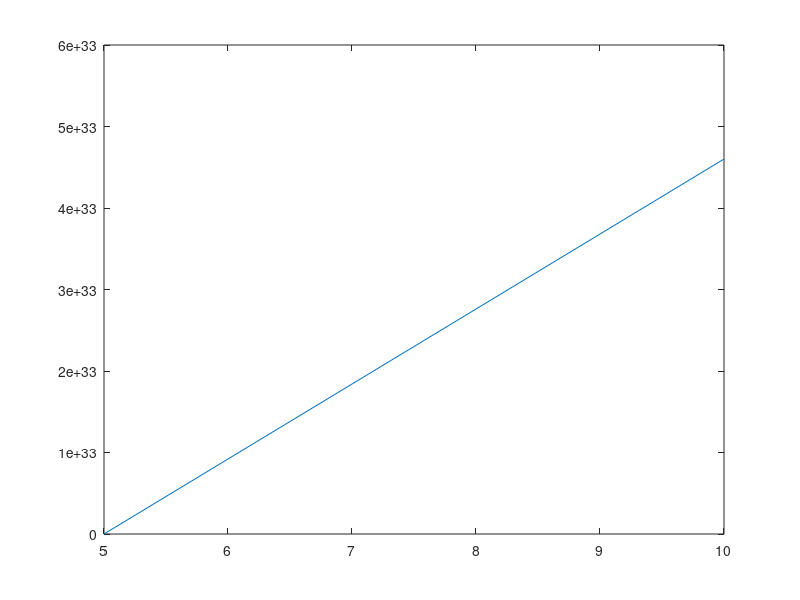

MATLAB code for this plot:
clear all
clc
f = @(x,y)2*x*y.^2;     % ecuacion diferencial

%f=@(x,y)(2*y/x)+(x.^2)*(e.^x); %Write your f(x,y) function, where dy/dx=f(x,y), x(x0)=y0.
x0=input('\n Enter initial value of x i.e. x0: '); %example x0=0
y0=input('\n Enter initial value of y i.e. y0: '); %example y0=0.5
xn=input('\n Enter the final value of x: ');% where we need to find the value of y example x=2
h=input('\n Enter the step length h: '); %example h=0.2


a=xn-x0;
l=a/h;
Yvect=zeros(1,l+1);
Xvect=zeros(1,l+1);
Yvect(1,1)=y0;
Xvect(1,1)=x0;

fprintf('\n x        y'); 
i=2;
while x0<=xn

    fprintf('\n%4.5f   %4.5f ',x0,y0);%values of x and y
    K1=h*f(x0,y0);
    K2=h*f(x0+0.5*h, y0+0.5*K1);
    K3=h*f(x0+0.5*h, y0+0.5*K2);
    K4=h*f(x0+h, y0+K3);
    y0=y0+(1/6)*(K1+2*K2+2*K3+K4);
    Yvect(1,i)=y0;
    x0=x0+h;
    Xvect(1,i)=x0;
    i=i+1;
end
plot(Xvect, Yvect)